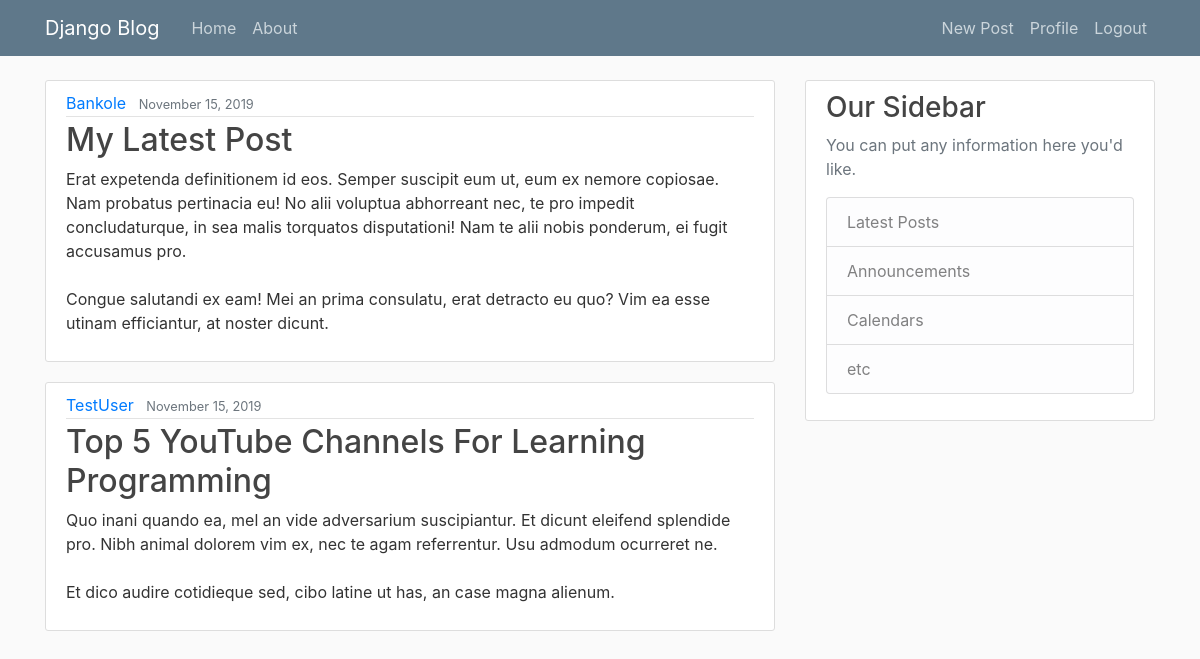
The app's page / (signed in) with its own data.
### blog/models.py (models this page shows, shortened)
class Post(models.Model):
  title = models.CharField(max_length=100)
  content = models.TextField()
  date_posted = models.DateTimeField(default=timezone.now)
  author = models.ForeignKey(User, on_delete=models.CASCADE)

### blog/views.py (the view)
# urls.py: path('', PostListView.as_view(), name='blog-home'),
class PostListView(ListView):
  model = Post
  template_name = 'blog/home.html'
  context_object_name = 'posts'
  ordering = ['-date_posted']
  paginate_by = 2

### blog/templates/blog/home.html
{% extends "blog/base.html" %}
{% block content %}
    {% for post in posts %}
        <article class="media content-section">
          <div class="media-body">
            <div class="article-metadata">
              <a class="mr-2" href="#">{{ post.author }}</a>
              <small class="text-muted">{{ post.date_posted|date:"F d, Y" }}</small>
            </div>
            <h2><a class="article-title" href="#">{{ post.title }}</a></h2>
            <p class="article-content">{{ post.content }}</p>
          </div>
        </article>
    {% endfor %}
{% endblock content %}

### blog/static/blog/main.css (style rules this page uses)
body { background: #fafafa; color: #333333; margin-top: 5rem; }
h1, h2, h3, h4, h5, h6 { color: #444444; }
.content-section { background: #ffffff; padding: 10px 20px; border: 1px solid #dddddd; border-radius: 3px; margin-bottom: 20px; }
.article-title { color: #444444; }
.article-content { white-space: pre-line; }
.article-metadata { padding-bottom: 1px; margin-bottom: 4px; border-bottom: 1px solid #e3e3e3 }

### records on screen
Post: author "Bankole", date_posted "November 15, 2019", title "My Latest Post", content "Erat expetenda definitionem id eos. Semper suscipit eum ut, eum ex nemore copiosae. Nam probatus pertinacia eu! No alii voluptua abhorreant nec, te pro impedit concludaturque, in sea malis torquatos disputationi! Nam te alii nobis ponderum, ei fugit accusamus pro. Congue salutandi ex eam! Mei an prima consulatu, erat detracto eu quo? Vim ea esse utinam efficiantur, at noster dicunt."
Post: author "TestUser", date_posted "November 15, 2019", title "Top 5 YouTube Channels For Learning Programming", content "Quo inani quando ea, mel an vide adversarium suscipiantur. Et dicunt eleifend splendide pro. Nibh animal dolorem vim ex, nec te agam referrentur. Usu admodum ocurreret ne. Et dico audire cotidieque sed, cibo latine ut has, an case magna alienum."
